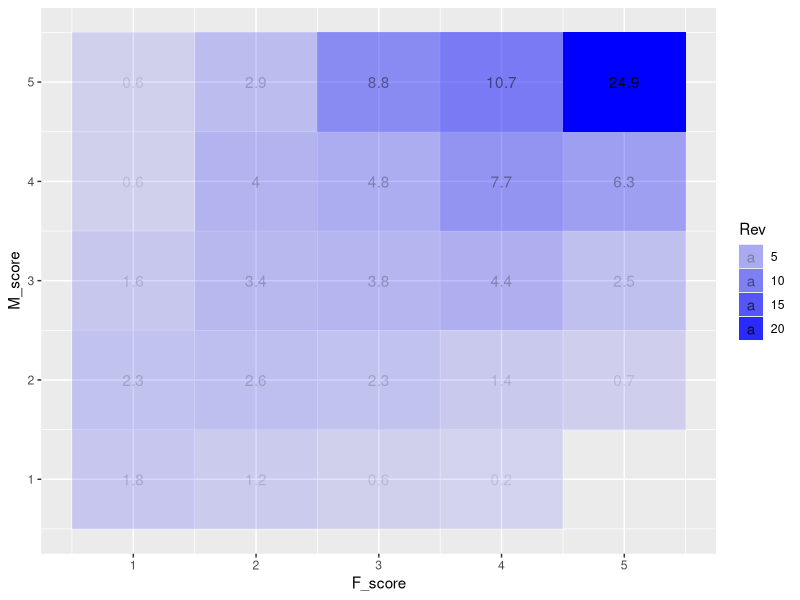

Write R code to recreate this figure.
## ---- chunk 1
knitr::opts_chunk$set(echo = TRUE)
knitr::opts_chunk$set(message = FALSE)
## ---- chunk 2
library(readxl)
library(dplyr)
dataset <- read_excel("retail.xlsx")
# head(dataset, 2)
cus_dataset <- dataset %>% 
  group_by(`Customer Name`) %>%
  summarise(Recent = max(`Order Date`),
            Freq = n(),
            Money = sum(Sales))
cus_dataset <- cus_dataset %>% 
  mutate(R_score = ntile(Recent, 5),
         F_score = ntile(Freq, 5),
         M_score = ntile(Money, 5)) %>% 
  arrange(desc(Recent), desc(Freq), desc(Money)) %>% 
  select(`Customer Name`, 
         R_score, F_score, M_score,   
         Recent, Freq, Money)  
head(cus_dataset, 2)  
## ---- chunk 3
pareto_M_score <- cus_dataset %>% 
  group_by(M_score) %>%
  summarise(tot_money = sum(Money)) %>% 
  arrange(desc(tot_money))
pareto_M_score <- pareto_M_score %>%
  mutate(proportion = tot_money/sum(tot_money)) 
pareto_M_score
## ---- chunk 4
tot_rev <- sum(cus_dataset$Money)
rev_anal <- cus_dataset %>% group_by(F_score, M_score) %>%
  summarise(Rev = round(100*sum(Money)/tot_rev, 1))
library(ggplot2)
ggplot(rev_anal, aes(x = F_score, y = M_score, alpha = Rev)) + 
  geom_tile(fill = "blue") + geom_text(aes(label = Rev))
## ---- chunk 5
cus_dataset %>% 
  mutate(FM_avg = pmin(F_score, M_score)) %>%
  filter(R_score >= 4) %>%
  filter(FM_avg <= 2)
